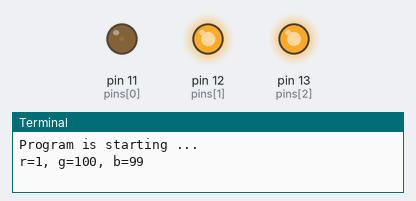
Bench run of a program on a simulated Raspberry Pi (header pin numbers). On the bench: output pins drawn as LEDs (lit = HIGH), the last lines printed to the terminal.

Above: at 0.05 s.
At 4.06 s:
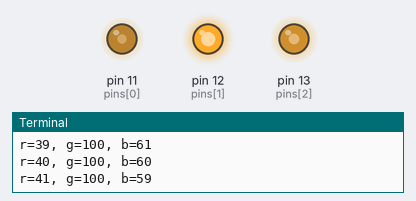
At 8.07 s:
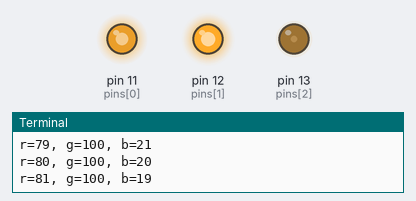
At 13.99 s:
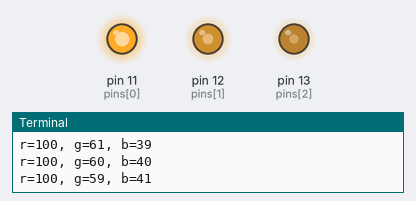
At 19.9 s:
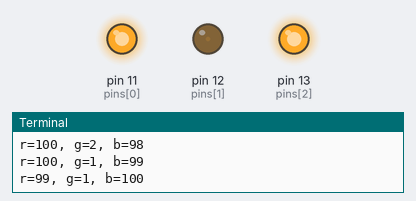
At 39.86 s:
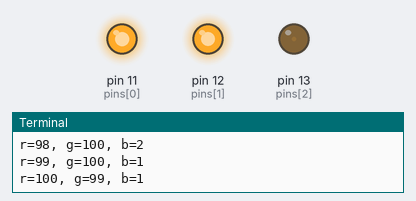
Timing chart, 0 to 40.0 s (numbered marks = the images above):
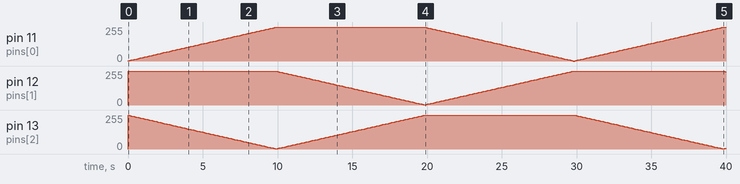

Measured:
- by itself, pin 11 (pins[0]): 0/255 → 3/255 at 0.00 s, → 5/255 0.10 s later, → 8/255 0.10 s later, → 10/255 0.10 s later, … (300 changes in this stretch)
- by itself, pin 12 (pins[1]): 0/255 → 255/255 at 0.00 s, → 252/255 9.9 s later, → 250/255 0.10 s later, → 247/255 0.10 s later, … (201 changes in this stretch)

The program:

ColorfulLED_2.py
```python
#!/usr/bin/env python3
########################################################################
# Filename    : ColorfulLED_2.py
# Description : Spectrum Cycle ColorfulLED
# Author      : William Smith
# modification: 2022/10/25
########################################################################
import RPi.GPIO as GPIO
import time
import random

pins = [11, 12, 13]         # define the pins for R:11,G:12,B:13

def setup():
    global pwmRed,pwmGreen,pwmBlue
    GPIO.setmode(GPIO.BOARD)       # use PHYSICAL GPIO Numbering
    GPIO.setup(pins, GPIO.OUT)     # set RGBLED pins to OUTPUT mode
    GPIO.output(pins, GPIO.HIGH)   # make RGBLED pins output HIGH level
    pwmRed = GPIO.PWM(pins[0], 2000)      # set PWM Frequence to 2kHz
    pwmGreen = GPIO.PWM(pins[1], 2000)  # set PWM Frequence to 2kHz
    pwmBlue = GPIO.PWM(pins[2], 2000)    # set PWM Frequence to 2kHz
    pwmRed.start(0)      # set initial Duty Cycle to 0
    pwmGreen.start(0)
    pwmBlue.start(0)

def setColor(r_val,g_val,b_val):      # change duty cycle for three pins to r_val,g_val,b_val
    pwmRed.ChangeDutyCycle(r_val)     # change pwmRed duty cycle to r_val
    pwmGreen.ChangeDutyCycle(g_val)
    pwmBlue.ChangeDutyCycle(b_val)

def loop():
    r=0
    g=100
    b=100

    mode='r'

    while True :

        if mode == 'r':
            r += 1
            b -= 1
            if r == 100:
                mode = 'b'

        if mode == 'b':
            b += 1
            g -= 1
            if b == 100:
                mode = 'g'

        if mode == 'g':
            g += 1
            r -= 1
            if g == 100:
                mode = 'r'

        setColor(r,g,b)          #set as a duty cycle value

        print ('r=%d, g=%d, b=%d ' %(r ,g, b))
        time.sleep(.1)

def destroy():
    pwmRed.stop()
    pwmGreen.stop()
    pwmBlue.stop()
    GPIO.cleanup()

if __name__ == '__main__':     # Program entrance
    print ('Program is starting ... ')
    setup()
    try:
        loop()
    except KeyboardInterrupt:  # Press ctrl-c to end the program.
        destroy()
```
